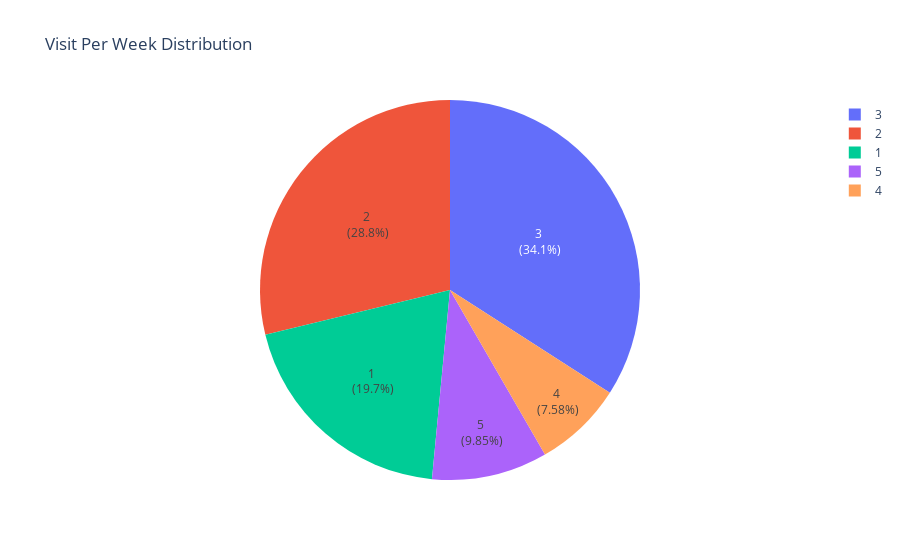

The code cell stored with this chart in its notebook:
### Markdown cell above
### Distribution of Visit Per Week

### Code cell
import plotly.graph_objs as go
from plotly.offline import iplot

# Create a new Plotly figure
fig = go.Figure()

# Add a pie chart trace for 'visit_per_week' distribution
fig.add_trace(go.Pie(
    labels=df['visit_per_week'].value_counts().index,  # Get unique visit frequencies as labels
    values=df['visit_per_week'].value_counts().values,  # Get counts of each frequency as values
    # title='Visit Per Week Distribution',  # Set chart title
    textinfo='label+percent+value',  # Show label, percentage, and actual count
    texttemplate='%{label}<br> (%{percent})',  # Custom text formatting
    textposition='auto'  # Automatically position text labels
))
fig.update_layout(
    title='Visit Per Week Distribution',
)
# Display the plot
iplot(fig)

# Save the plot as an interactive HTML file
fig.write_html("../over_45/vis_45/visit_per_week_count.html")

### Figure 1 — Plotly figure (JSON) as saved in the notebook; plotly's stock layout.template omitted (floating-point values rounded to 4 significant figures)
{"data": [{"labels": [3, 2, 1, 5, 4], "textinfo": "label+percent+value", "textposition": "auto", "texttemplate": "%{label}<br> (%{percent})", "type": "pie", "values": [45, 38, 26, 13, 10]}], "layout": {"title": {"text": "Visit Per Week Distribution"}}}
